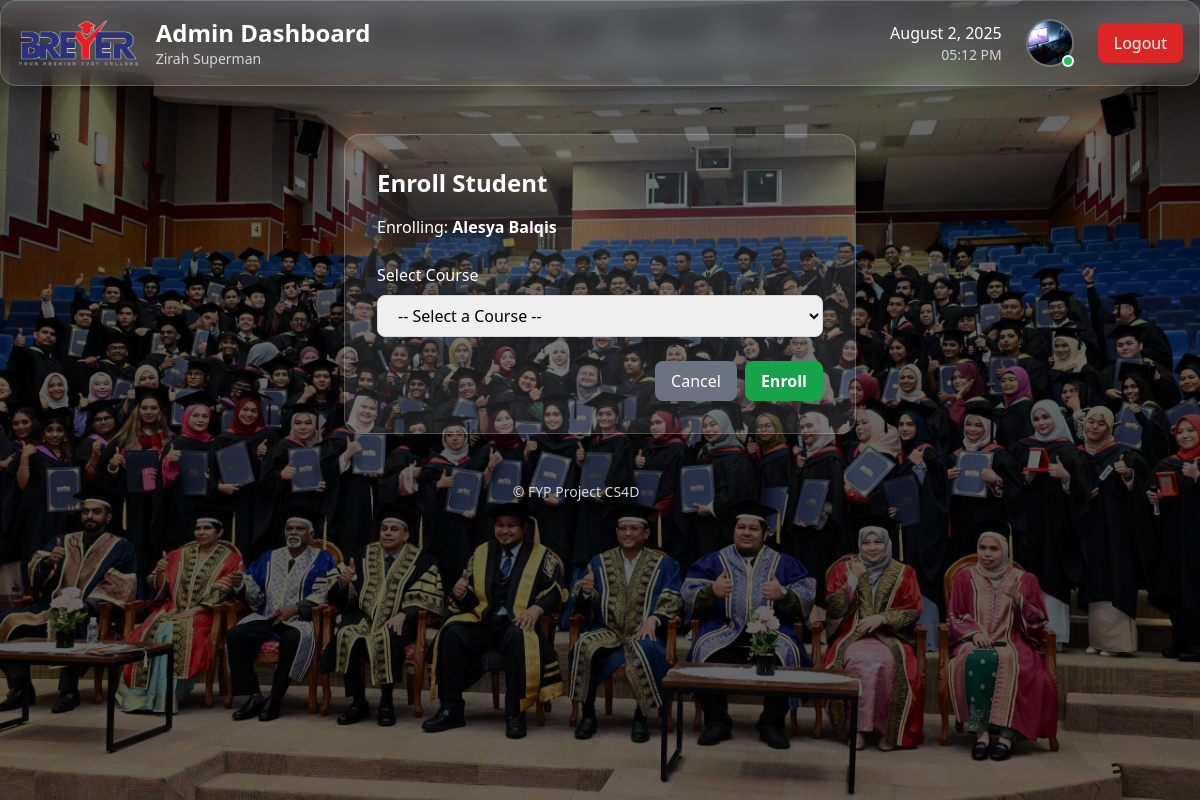
The page /adminportal/students/4/enroll/ (signed in) on the database its author committed.
### accounts/models.py (models this page shows, shortened)
class CustomUser(AbstractBaseUser, PermissionsMixin):
    class Role(models.TextChoices):
        STUDENT = 'STUDENT', 'Student'
        LECTURER = 'LECTURER', 'Lecturer'
        ADMIN = 'ADMIN', 'Admin'
    email = models.EmailField(unique=True)
    identity_card_number = models.CharField(
        max_length=20, unique=True, verbose_name="IC/Identity Card No."
    )
    full_name = models.CharField(
        max_length=255, verbose_name="Full Name (as per IC)"
    )
    short_name = models.CharField(
        max_length=64, verbose_name="Short Name", blank=True,
        help_text="E.g. 'Ali', for display in tables/lists"
    )
    role = models.CharField(max_length=20, choices=Role.choices, default=Role.STUDENT)
    phone_number = models.CharField(max_length=20, blank=True, null=True)
    address = models.TextField(blank=True, null=True)
    department = models.ForeignKey(
        Department,
        null=True,
        blank=True,
        on_delete=models.SET_NULL,
        related_name='users'
    )
    profile_picture = models.ImageField(upload_to='profile_pics/', blank=True, null=True)
    is_staff = models.BooleanField(default=False)
    is_active = models.BooleanField(default=True)
    date_joined = models.DateTimeField(default=timezone.now, blank=True, null=True)
    USERNAME_FIELD = 'email'
    REQUIRED_FIELDS = ['identity_card_number', 'full_name', 'short_name']
    objects = CustomUserManager()
    def get_full_name(self):
        return self.full_name

### core/models.py (models this page shows, shortened)
class Student(models.Model):
    user = models.OneToOneField(settings.AUTH_USER_MODEL, on_delete=models.CASCADE)
    class_group = models.ForeignKey(ClassGroup, on_delete=models.SET_NULL, null=True, related_name='students')
    parents = models.ManyToManyField(Parent, related_name='children', blank=True)
    profile_picture = models.ImageField(upload_to='profile_pics/', blank=True, null=True)
    date_of_birth = models.DateField(blank=True, null=True)
    address = models.TextField(blank=True, null=True)
    phone_number = models.CharField(max_length=20, blank=True, null=True)
    latest_activity = models.DateTimeField(blank=True, null=True)
    emergency_name = models.CharField("Emergency Contact Name", max_length=255, blank=True)
    emergency_relation = models.CharField("Emergency Contact Relation", max_length=64, blank=True)
    emergency_phone = models.CharField("Emergency Contact Phone", max_length=20, blank=True)

### adminportal/views.py (the view, shortened to what this page needs)
# urls.py: path('students/<int:pk>/enroll/', views.enroll_student, name='enroll_student'),
def enroll_student(request, pk):
    student = get_object_or_404(Student, user_id=pk)
    courses = Course.objects.all()
    return render(request, 'adminportal/enroll_student.html', {
        'student': student,
        'courses': courses,
    })

### adminportal/templates/adminportal/enroll_student.html (shortened to what this page needs)
{% extends 'adminportal/base_adminportal.html' %}
{% load static %}
{% block adminportal_content %}
<div class="max-w-lg mx-auto mt-12 bg-white/10 rounded-2xl shadow-lg p-8 border border-white/20">
    <h2 class="text-2xl font-bold text-white mb-4">Enroll Student</h2>
    <p class="text-white mb-6">
        Enrolling: <span class="font-semibold">{{ student.user.get_full_name }}</span>
    </p>
    <form method="POST" class="space-y-6">
        <div>
            <label for="course" class="block text-white mb-2">Select Course</label>
            <select id="course" name="course" class="w-full rounded-lg border border-gray-300 px-4 py-2 focus:ring-2 focus:ring-blue-600">
                <option value="">-- Select a Course --</option>
            </select>
        </div>
        <div class="flex justify-end gap-2">
            <a href="{% url 'adminportal:student_list' %}" class="px-4 py-2 bg-gray-500 hover:bg-gray-600 rounded-lg text-white">Cancel</a>
            <button type="submit" class="px-4 py-2 bg-green-600 hover:bg-green-700 rounded-lg text-white font-semibold">
                Enroll
            </button>
        </div>
    </form>
</div>
{% endblock %}

### adminportal/templates/adminportal/base_adminportal.html (shortened to what this page needs)
{% extends 'base.html' %}
{% load static %}
{% block content %}
<div class="bg-white/10 backdrop-blur-md rounded-2xl p-4 border border-white/20 shadow-xl mb-8">
  <div class="flex justify-between items-center">
    <div class="flex items-center space-x-4">
      <img src="{% static 'images/breyer.jpg' %}" alt="Breyer Logo" class="h-12 w-auto">
      <div>
        <a href="{% url 'adminportal:dashboard' %}" class="text-2xl font-bold text-white hover:text-blue-400 transition">
          Admin Dashboard
        </a>
        <p class="text-gray-300 text-sm">{{ request.user.get_full_name|default:request.user.email }}</p>
      </div>
    </div>
    <div class="flex items-center space-x-6">
      <div class="text-right">
        <p class="text-white font-medium" id="current-date"></p>
        <p class="text-gray-300 text-sm" id="current-time"></p>
      </div>
      <a href="{% url 'adminportal:admin_profile' %}" class="relative group">
        {% if request.user.profile_picture %}
          <img src="{{ request.user.profile_picture.url }}" alt="Profile Picture"
               class="w-12 h-12 rounded-full object-cover border-2 border-white/20 group-hover:border-blue-400 transition-colors">
        {% endif %}
        <div class="absolute bottom-0 right-0 w-3 h-3 bg-green-500 rounded-full border-2 border-white"></div>
      </a>
      <form action="{% url 'logout' %}" method="post">
        <button class="bg-red-600 hover:bg-red-700 text-white px-4 py-2 rounded-lg transition-colors flex items-center">
          Logout
        </button>
      </form>
    </div>
  </div>
</div>
{% block adminportal_content %}
{% endblock %}
{% endblock %}

### rows shown on the page
CustomUser: user.get_full_name "Zirah Superman", user.profile_picture (picture)
Student: user.get_full_name "Alesya Balqis"
